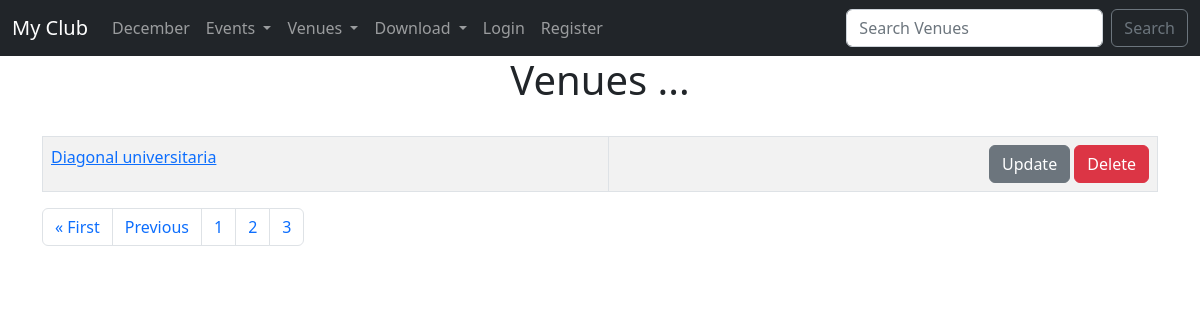
Before: /list_venue?page=3 with the older database file.
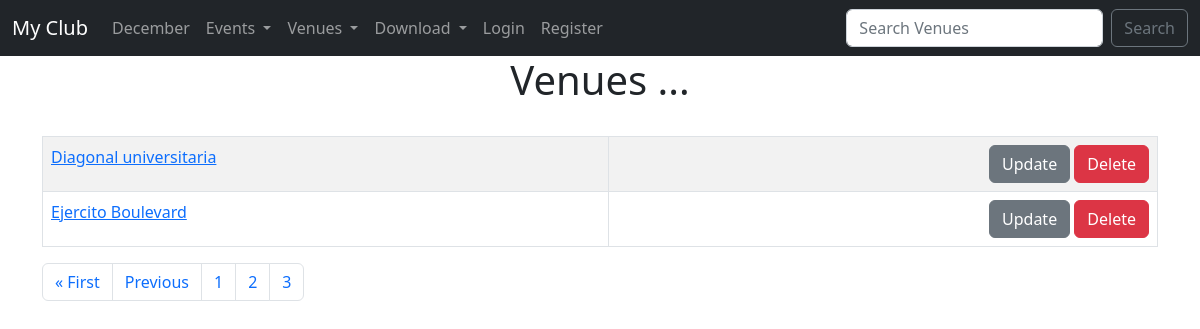
After: the same page with the newer database file.
### events/models.py (models this page shows)
class Venue(models.Model):
	name = models.CharField('Venue Name',max_length=120)
	address = models.CharField(max_length=300)
	zip_code = models.CharField('Zip code',max_length=55)
	phone = models.CharField('Contact Phone',max_length=8,blank=True)
	web = models.URLField('Website Addres',blank=True)
	email_address = models.EmailField('Email',blank=True)
	def __str__(self):
		return self.name

### events/views.py (the view)
# urls.py: path('list_venue',views.list_venue,name='list-venue'),
def list_venue(request):
    venues_per_page = 2
    p = Paginator(Venue.objects.all(),venues_per_page)
    page = request.GET.get('page')
    venues = p.get_page(page)
    nums = "a"*venues.paginator.num_pages
    return render(request,'events/venue.html',
            {'venues':venues,'nums':nums})

### events/templates/events/venue.html (shortened to what this page needs)
{% extends 'events/base.html' %}
{% block content %}
    <center>
      <h1>Venues ...</h1>
      <br/>
      <table class="table table-striped table-bordered">
        {% for venue in venues %}
        <tr>
          <td>
            <a href="{% url 'show-venue' venue.id %}">{{venue}}</a>
          </td>
          <td align="right">
            <a href="{% url 'update-venue' venue.id %}"class="btn btn-secondary" >Update</a>
            <a href="{% url 'delete-venue' venue.id %}"class="btn btn-danger" >Delete</a>
          </td>
        </tr>
        {% endfor %}
      </table>
    </center>
<nav aria-label="Page navigation example">
  <ul class="pagination">
	{% if venues.has_previous %}
    <li class="page-item"><a class="page-link" href="?page1">&laquo First</a></li>
    <li class="page-item"><a class="page-link" href="?page={{venues.previous_page_number}}"> Previous </a></li>
    {% endif %}
    {% for i in nums %}
    <li class="page-item"><a class="page-link" href="?page={{forloop.counter}}">{{forloop.counter}}</a></li>
    {% endfor %}
  </ul>
</nav>
{% endblock %}

Changed rows visible on the page:
added Venue: name "Ejercito Boulevard"
